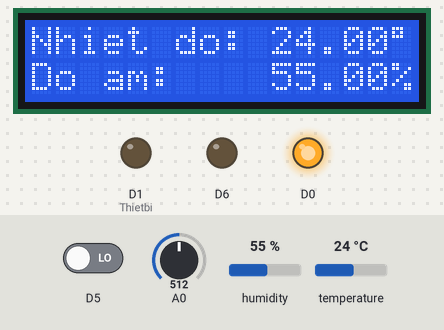
Recording of a sketch running on a simulated ESP8266 (NodeMCU). On the bench: 16×2 character LCD, output pins drawn as LEDs (lit = HIGH). The inputs (shaded band) are chosen by the test bench; at power-on: temperature 24 °C, A0 = 512, D5 LOW, humidity 55 %. WiFi joins after 1.5 s; servers stay silent unless stated; what the sketch prints to the serial monitor is not drawn.

Above: at 3.5 s.
3.6 s: temperature set to 27 °C
At 6.3 s:
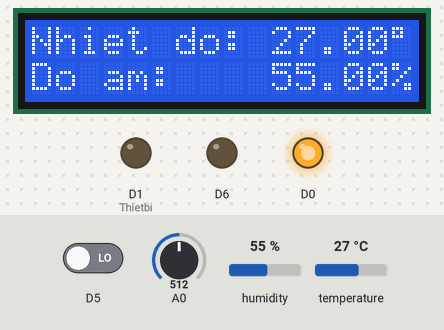
7.4 s: temperature set to 30 °C
At 9.8 s:
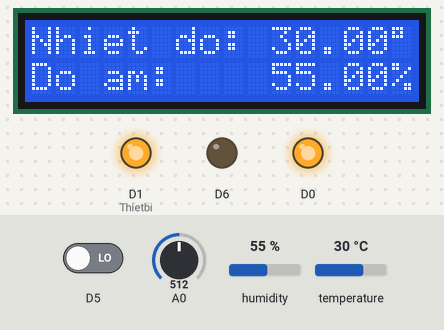
10.4 s: A0 set to 319
12.0 s: A0 set to 291
At 13.2 s:
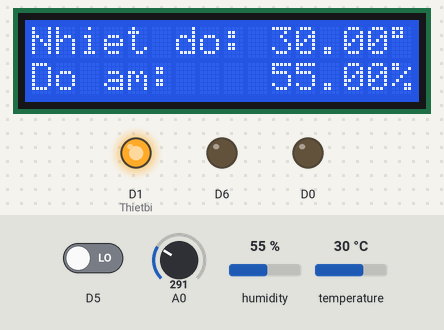
14.3 s: D5 driven HIGH
At 15.5 s:
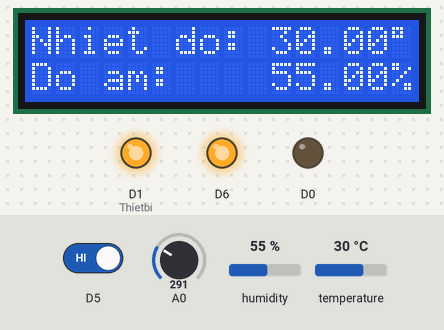
16.4 s: temperature set to 12 °C
At 19.0 s:
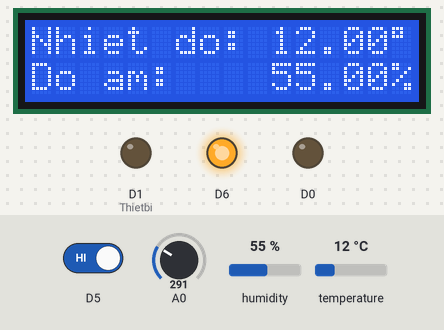
Timing chart, 0 to 20.4 s (numbered marks = the images above; inputs shaded):
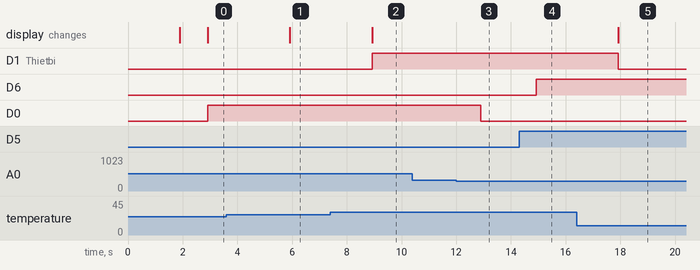

The sketch:

TEST3.ino
```cpp
#include<LiquidCrystal_I2C.h>
#include<Wire.h>
#include "DHT.h"
#include <BlynkSimpleEsp8266.h>
#include <ESP8266WiFi.h>
//#include <BlynkSimpleEsp8266.h>

// Template ID, Device Name and Auth Token are provided by the Blynk.Cloud
// See the Device Info tab, or Template settings
#define BLYNK_TEMPLATE_ID "TMPLlgnqrxYy"
#define BLYNK_DEVICE_NAME "TEST DIEU KHIEN"
#define BLYNK_AUTH_TOKEN "tsrdHDnvY0E-Bge4Sw7egZsVstklQPax"
#define DHTTYPE DHT11
#define dht_dpin D2
#define BLYNK_PRINT Serial
#define Thietbi D1
#define MQ2 A0
#define Thietbi2 D0
#define AS D5
#define Thietbi3 D6
DHT dht(dht_dpin, DHTTYPE);
LiquidCrystal_I2C lcd(0x27,16,2);
//LiquidCrystal_I2C lcd(0x27,16,2);

char auth[] = "tsrdHDnvY0E-Bge4Sw7egZsVstklQPax";

// Your WiFi credentials.
// Set password to "" for open networks.
char ssid[] = "Hoang Tuan";
char pass[] = "13112000";

BlynkTimer timer;

// This function sends Arduino's up time every second to Virtual Pin (5).
// In the app, Widget's reading frequency should be set to PUSH. This means
// that you define how often to send data to Blynk App.
void myTimerEvent()
{
  // You can send any value at any time.
  // Please don't send more that 10 values per second.
  Blynk.virtualWrite(V5, millis() / 1000);
}

void setup() {
  Serial.begin(115200);

  //Blynk.begin(auth, ssid, pass);
  // You can also specify server:
 Blynk.begin(auth, ssid, pass, "blynk.cloud", 80);

  pinMode(dht_dpin,INPUT);
  pinMode(D1,OUTPUT);
    pinMode(D0,OUTPUT);
    pinMode(D5,INPUT);
    pinMode(D6,OUTPUT);
  Wire.begin(D4,D3);//sda,scl
  //Serial.begin(9600);
  //Blynk.begin(auth, ssid, pass);
  lcd.init();
  lcd.backlight();
  lcd.setCursor(0,0);
  lcd.print("Nhiet do: ");
  lcd.setCursor(0,1);
  lcd.print("Do am: ");
  //lcd.backlight();
dht.begin();
 timer.setInterval(1000L, sendUptime);
              }

void sendUptime() {
int h = dht.readHumidity();
  int t = dht.readTemperature();
  int m=analogRead(A0);
  int f= digitalRead(D5);
  Serial.print(m);
  Serial.print("\n");
//hiển thị lên màn hình LCD
  lcd.setCursor(10,0);
 // lcd.print("Nhiet do: ");
  lcd.print(round(t));
  lcd.print((char)223);
  lcd.print("C");
  lcd.setCursor(10,1);
  //lcd.print("Do am: ");
  lcd.print(round(h));
  lcd.print("%");
  //lcd.init();
  Blynk.virtualWrite(V1, t);
  Blynk.virtualWrite(V2, h);
  if(t>28){
      digitalWrite(D1, 1);
    }
    if(t<=28) {
      digitalWrite(D1,0);
}
if (m>300){
  digitalWrite(D0,1);
}
if(m<=300){
  digitalWrite(D0,0);
}
if( f==1){
  digitalWrite(D6,1);
}
if( f==0){
  digitalWrite(D6,0);
  }
}
  void loop()
{


  Blynk.run();
  timer.run(); // Initiates BlynkTimer
     WidgetLED led(V6);
   if(digitalRead(Thietbi) == 1){
     led.on();
   }
   else{
     led.off();

}
}
```

Measured:
- the behaviour switches between 28 and 29 °C on temperature (found by bisection; images 1 and 2)
- the behaviour switches between 301 and 300 on A0 (found by bisection; images 2 and 3)
- after the input at 3.6 s, the display: changes after 2.3 s (image 1)
- after the input at 7.4 s, D1 (Thietbi): LOW → HIGH after 1.5 s; the display: changes after 1.5 s (image 2)
- after the input at 10.4 s, every drawn part: stays the same
- after the input at 12.0 s, D0: HIGH → LOW after 0.90 s
- after the input at 14.3 s, D6: LOW → HIGH after 0.62 s
- after the input at 16.4 s, D1 (Thietbi): HIGH → LOW after 1.5 s; the display: changes after 1.5 s (image 5)
